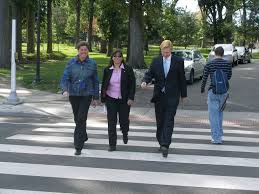
#> input picture ped_image.jpeg, 259 x 194 px
$ python -i ChannelFeatures.py   (imports and definitions only)   (older library calls are emulated)
#> lines starting #> are read from the running program, lines starting #| are printed output that depends on the picture
import cv2
import numpy as np
import imutils
from math import trunc

class ChannelFeatures:

    CELL_SIZE = 6  # pixels
    IMG_HEIGHT = 120
    IMG_WIDTH = 60
    H_CELLS = trunc(IMG_HEIGHT/CELL_SIZE)
    W_CELLS = trunc(IMG_WIDTH/CELL_SIZE)
    N_CHANNELS = 11
    NUM_HOG_BINS = 6

    def __init__(self):
        pass

    # [9 lines of commented-out code are left out]

    def _pool(self, vol, H_cells, W_cells):
        _, _, depth = vol.shape
        feats = np.zeros((H_cells, W_cells, depth))
        for i in xrange(H_cells-1):
            h_offset = i*self.CELL_SIZE
            for j in xrange(W_cells-1):
                w_offset = j*self.CELL_SIZE
                subluv = vol[h_offset:h_offset + self.CELL_SIZE, w_offset:w_offset + self.CELL_SIZE, :]
                feats[i, j, :] = np.sum(subluv)
        return feats

    def _compute_luv(self, img, H_cells, W_cells):
        luv = cv2.cvtColor(img, cv2.COLOR_BGR2LUV)
        feats = self._pool(luv, H_cells, W_cells)
        return feats

    def _compute_gradients(self, img, H_cells, W_cells):
        gray = cv2.cvtColor(img, cv2.COLOR_BGR2GRAY)
        H, W = gray.shape
        sobelx64f = cv2.Sobel(gray, cv2.CV_64F, 1, 0, ksize=5)
        abs_sobel64f = np.absolute(sobelx64f)
        sobel_x = np.uint8(abs_sobel64f)
        sobel_x = self._pool(sobel_x.reshape(H, W, 1), H_cells, W_cells)

        sobely64f = cv2.Sobel(gray, cv2.CV_64F, 0, 1, ksize=5)
        abs_sobel64f = np.absolute(sobely64f)
        sobel_y = np.uint8(abs_sobel64f)
        sobel_y = self._pool(sobel_y.reshape(H, W, 1), H_cells, W_cells)
        return np.dstack((sobel_x, sobel_y))

    # [9 lines of commented-out code are left out]

    def _compute_hog(self, img, H_cells, W_cells):
        winSize = (W_cells*self.CELL_SIZE, H_cells*self.CELL_SIZE)
        blockSize = (self.CELL_SIZE, self.CELL_SIZE)
        blockStride = (self.CELL_SIZE, self.CELL_SIZE)
        cellSize = (self.CELL_SIZE, self.CELL_SIZE)
        nbins = self.NUM_HOG_BINS
        derivAperture = 1
        winSigma = 4.
        histogramNormType = 0
        L2HysThreshold = 2.0000000000000001e-01
        gammaCorrection = 0
        nlevels = 64
        hog = cv2.HOGDescriptor(winSize, blockSize, blockStride, cellSize, nbins, derivAperture, winSigma,
                        histogramNormType, L2HysThreshold, gammaCorrection, nlevels)
        hog_feats = hog.compute(img)
        return hog_feats.reshape(H_cells, W_cells, self.NUM_HOG_BINS)

    def compute_channels(self, img, resize=False):

        if resize:
            img = cv2.resize(img, (self.IMG_WIDTH, self.IMG_HEIGHT))
        img_H, img_W, _ = img.shape
        H_cells = trunc(img_H/self.CELL_SIZE)
        W_cells = trunc(img_W/self.CELL_SIZE)
        img = cv2.GaussianBlur(img, ksize=(0, 0), sigmaX=.87)

        # LUV channels
        luv = self._compute_luv(img, H_cells, W_cells)

        # Gradient magnitudes in X and Y (Sobel filters)
        grads = self._compute_gradients(img, H_cells, W_cells)

        # Gradient histogram channels (HOG, 6 bins)
        hog = self._compute_hog(img, H_cells, W_cells)

        channels = np.dstack((luv, grads, hog))
        return channels

>>> import cv2
>>> picture = cv2.imread('ped_image.jpeg')
#> picture is the input picture: shape (194, 259, 3); mean B, G, R 110.4, 113.3, 106.1
>>> result = ChannelFeatures().compute_channels(picture)
#> in _compute_luv, `luv = cv2.cvtColor(img, cv2.COLOR_BGR2LUV)`: luv: shape (194, 259, 3); mean of channels 0, 1, 2 117.3, 93.9, 137
#> after the loop in _pool, `for i in xrange(H_cells-1):`: feats: shape (32, 43, 3) float64; mean of channels 0, 1, 2 11803, 11803, 11803
#> in _compute_gradients, `gray = cv2.cvtColor(img, cv2.COLOR_BGR2GRAY)`:
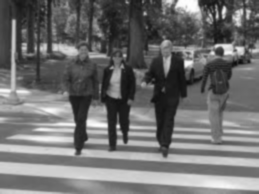
#> gray: shape (194, 259); min 13, max 255, mean 110.8
#> in _compute_gradients, `sobelx64f = cv2.Sobel(gray, cv2.CV_64F, 1, 0, ksize=5)`:
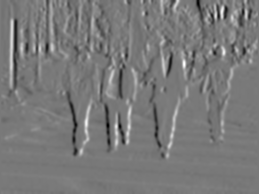
#> sobelx64f: shape (194, 259) float64; min -7695, max 8464, mean 3.1; drawn with min black and max white
#> in _compute_gradients, `sobel_x = np.uint8(abs_sobel64f)`:
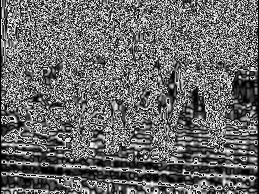
#> sobel_x: shape (194, 259); min 0, max 255, mean 106.4
#> in _compute_gradients, `sobely64f = cv2.Sobel(gray, cv2.CV_64F, 0, 1, ksize=5)`:
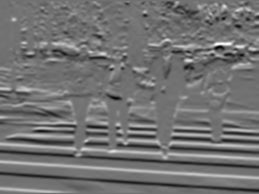
#> sobely64f: shape (194, 259) float64; min -5625, max 6984, mean 43.3; drawn with min black and max white
#> in _compute_gradients, `abs_sobel64f = np.absolute(sobely64f)`:
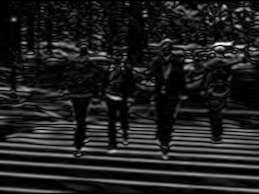
#> abs_sobel64f: shape (194, 259) float64; min 0, max 6984, mean 899; drawn with min black and max white
#> in _compute_gradients, `sobel_y = np.uint8(abs_sobel64f)`:
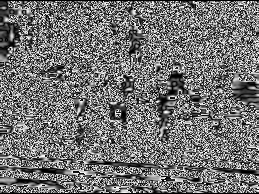
#> sobel_y: shape (194, 259); min 0, max 255, mean 114.9
#> call 3 of _pool, with H_cells = 32, W_cells = 43
#> after the loop in _pool (call 3), `for i in xrange(H_cells-1):`:
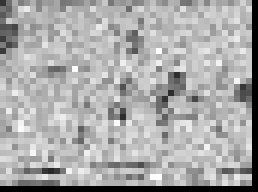
#> feats: shape (32, 43, 1) float64 (shown 6 times larger); min 0, max 5872, mean 3919.6; drawn with min black and max white
#> in _compute_hog, `hog_feats = hog.compute(img)`: hog_feats = 8256 values, max 0.887 at index 5255, min 0 at index 1, mean 0.331

$ run again, on image.png
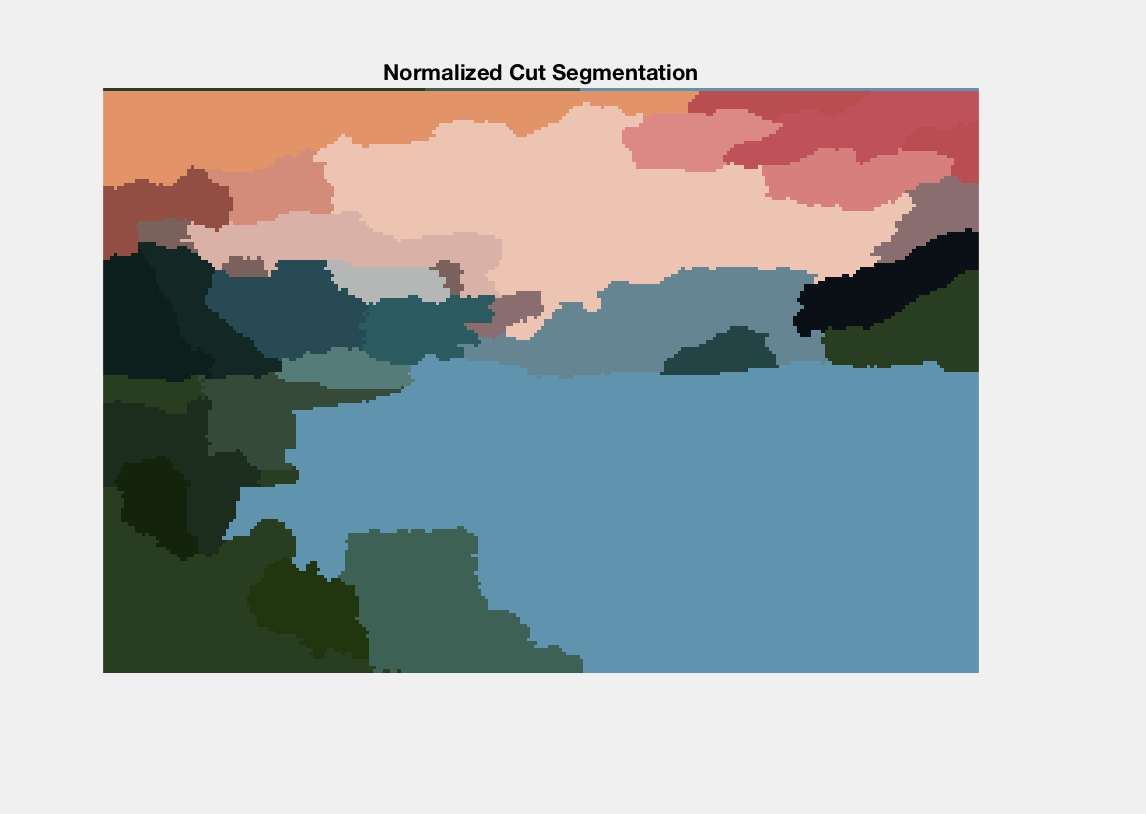
#> input picture image.png, 1146 x 814 px
#> picture is the input picture: shape (814, 1146, 3); mean B, G, R 176.7, 176.4, 172.1
#> luv: shape (814, 1146, 3); mean of channels 0, 1, 2 180.5, 96.6, 135
#> in _compute_gradients, `sobely64f = cv2.Sobel(gray, cv2.CV_64F, 0, 1, ksize=5)`:
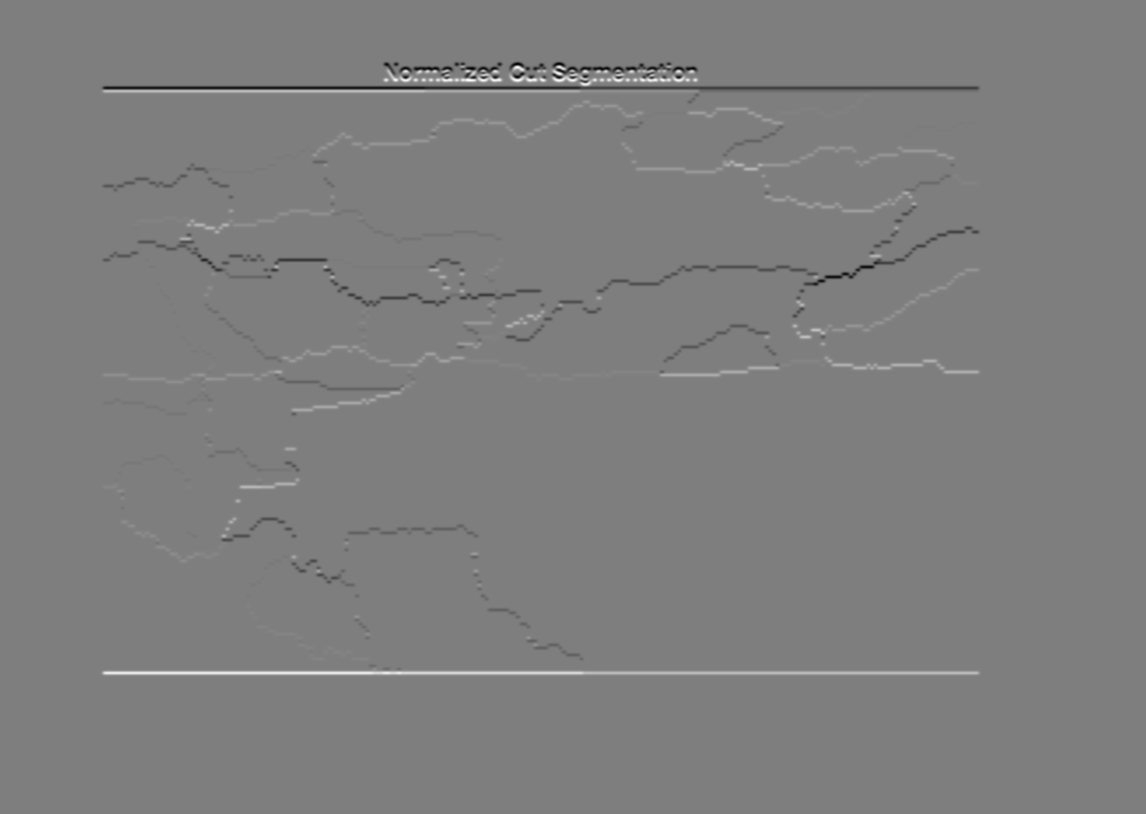
#> sobely64f: shape (814, 1146) float64; min -8729, max 8807, mean 0; drawn with min black and max white
#> after the loop in _pool (call 3), `for i in xrange(H_cells-1):`:
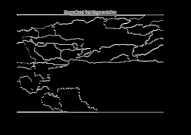
#> feats: shape (135, 191, 1) float64; min 0, max 7488, mean 340.4; drawn with min black and max white
